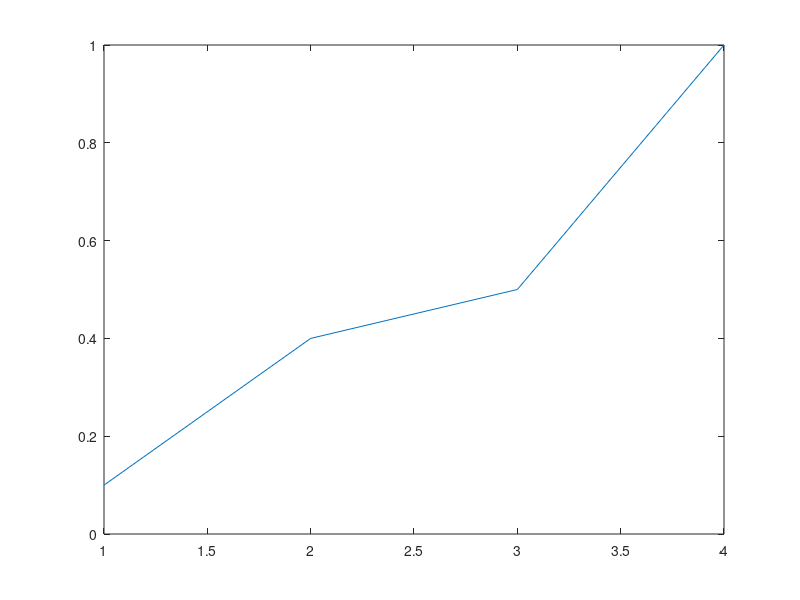

MATLAB code for this plot:
%Question 1.4

n = input("Enter the value of n:");
%in built function for generating {0,1,2,3} randomnly with required probabilities
y = randsrc(n,1,[0,1,2,3;0.1,0.3,0.1,0.5])

%inverse mapping of elements to the set {0,1,2,3}
pmf = [0.1,0.3,0.1,0.5] %pmf
cdf = cumsum(pmf)       %cdf
u = rand(n,1)           %uniformly distributed random numbers
x = zeros(n,1);
%inverse mapping
for i = 1:n
    if 0<u(i) && u(i)<cdf(1)
        x(i) = 0;
    elseif cdf(1)<u(i) && u(i)<cdf(2)
        x(i) = 1;
    elseif cdf(2)<u(i) && u(i)<cdf(3)
        x(i) = 2;
    else
        x(i) = 3;
    end
end
x = (x')'
%plotting the cdf
plot(cdf)
    

        